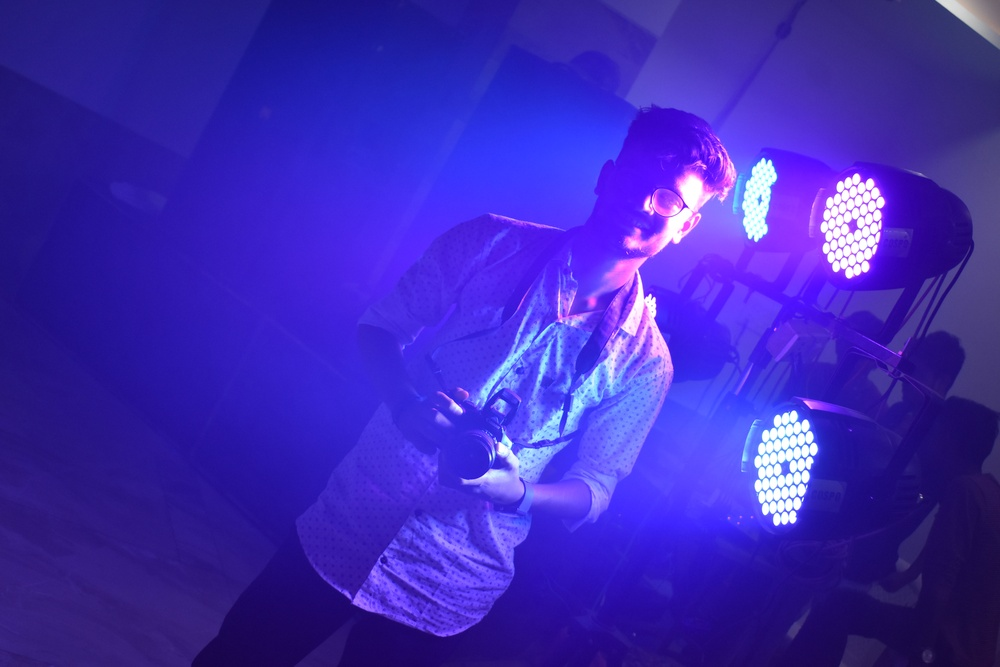
#> input picture me.JPG, 1000 x 667 px, shrunk from 4496 x 3000 before the run
$ python rotating-img.py
#> lines starting #> are read from the running program, lines starting #| are printed output that depends on the picture
#rotating Images

from PIL import Image
myimg = Image.open('me.JPG')
#> myimg is the input picture: PIL image 1000x667 RGB; mean R, G, B 62.8, 41.3, 179.1
#rotating 90
myimg.rotate(90).save('rotated90.png')
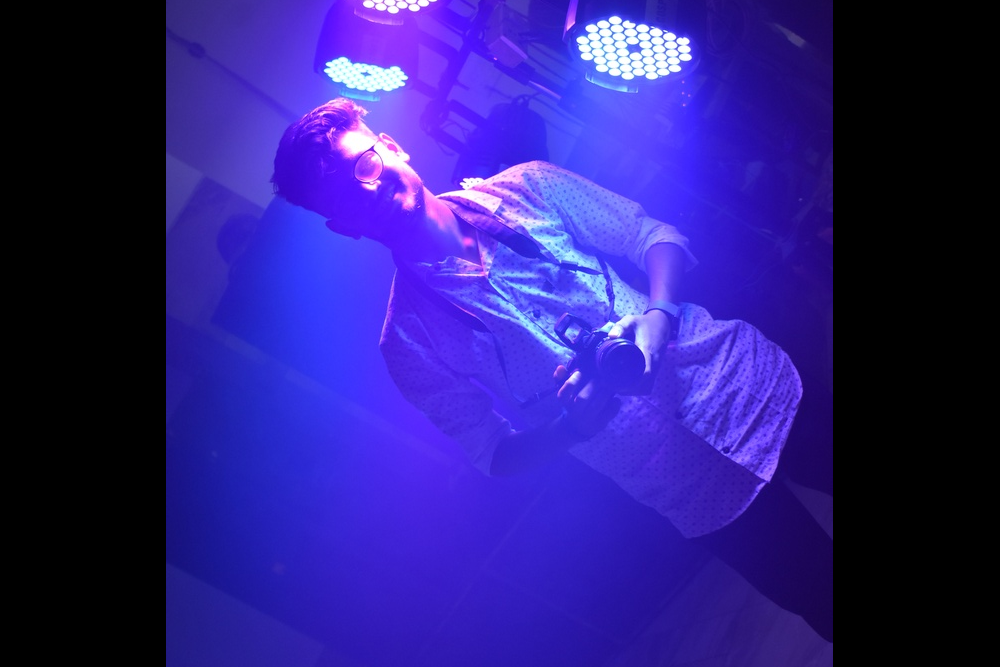
#> saved as rotated90.png: PIL image 1000x667 RGB; mean R, G, B 46.4, 31.1, 134.4

#rotating 180
#myimg.rotate(180).save('rotated180.png')

#rotating 270
#myimg.rotate(270).save('rotated270.png')
